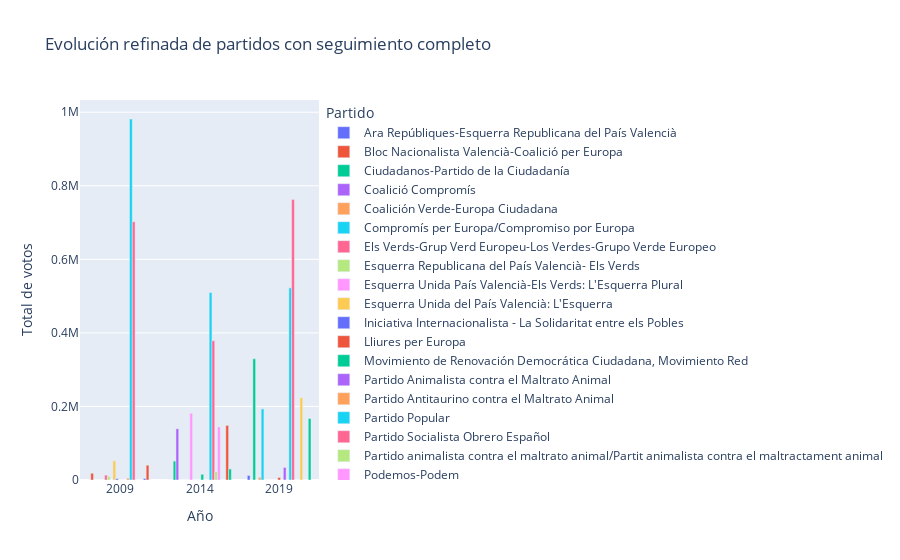

Source (notebook cell):
### Markdown cell above
Es importante destacar que el agrupamiento por  `Año` y partido político (`CANDIDATO_DESC`) en el DataFrame `df_agrupado` es crucial para obtener la evolución de los partidos. Sin embargo, hemos notado que el comportamoiento de los partidos políticos, los cuales son un gran número, es irregular, lo que dificulta una agrupación y selección de los mismos. En un principio se decidió elegir los 10 partidos más votados y hacer un seguimiento de los mismos, sin embargo, su irregularidad hace que estos en muchos casos no entren en el mismo grupo o bien desaparecen del listado por una u otra razón, o bien dejan de ser los más votados o bien desaparece la agrupación política decae a mínimos. En un principio decidimos: Si el grupo político sale del top 10, mantenerlo con los votos que alcance en su periodo de elección y si este no tiene votos, simplemente asignar 0.

### Code cell
# Graficar evolución corregida
fig = px.bar(df_long, x="Año", y="VOTOS", color="CANDIDATO_DESC",
              title="Evolución refinada de partidos con seguimiento completo",
              labels={"VOTOS": "Total de votos", "CANDIDATO_DESC": "Partido"},
              barmode="group")

fig.show()

### Figure 1 — Plotly figure (JSON) as saved in the notebook; plotly's stock layout.template omitted (floating-point values rounded to 4 significant figures)
{"data": [{"alignmentgroup": "True", "hovertemplate": "Partido=Ara Repúbliques-Esquerra Republicana del País Valencià<br>Año=%{x}<br>Total de votos=%{y}<extra></extra>", "legendgroup": "Ara Repúbliques-Esquerra Republicana del País Valencià", "marker": {"color": "#636efa", "pattern": {"shape": ""}}, "name": "Ara Repúbliques-Esquerra Republicana del País Valencià", "offsetgroup": "Ara Repúbliques-Esquerra Republicana del País Valencià", "orientation": "v", "showlegend": true, "textposition": "auto", "type": "bar", "x": [2009, 2014, 2019], "xaxis": "x", "y": [0.0, 0.0, 12360.0], "yaxis": "y"}, {"alignmentgroup": "True", "hovertemplate": "Partido=Bloc Nacionalista Valencià-Coalició per Europa<br>Año=%{x}<br>Total de votos=%{y}<extra></extra>", "legendgroup": "Bloc Nacionalista Valencià-Coalició per Europa", "marker": {"color": "#EF553B", "pattern": {"shape": ""}}, "name": "Bloc Nacionalista Valencià-Coalició per Europa", "offsetgroup": "Bloc Nacionalista Valencià-Coalició per Europa", "orientation": "v", "showlegend": true, "textposition": "auto", "type": "bar", "x": [2009, 2014, 2019], "xaxis": "x", "y": [18370.0, 0.0, 0.0], "yaxis": "y"}, {"alignmentgroup": "True", "hovertemplate": "Partido=Ciudadanos-Partido de la Ciudadanía<br>Año=%{x}<br>Total de votos=%{y}<extra></extra>", "legendgroup": "Ciudadanos-Partido de la Ciudadanía", "marker": {"color": "#00cc96", "pattern": {"shape": ""}}, "name": "Ciudadanos-Partido de la Ciudadanía", "offsetgroup": "Ciudadanos-Partido de la Ciudadanía", "orientation": "v", "showlegend": true, "textposition": "auto", "type": "bar", "x": [2009, 2014, 2019], "xaxis": "x", "y": [0.0, 51460.0, 329600.0], "yaxis": "y"}, {"alignmentgroup": "True", "hovertemplate": "Partido=Coalició Compromís<br>Año=%{x}<br>Total de votos=%{y}<extra></extra>", "legendgroup": "Coalició Compromís", "marker": {"color": "#ab63fa", "pattern": {"shape": ""}}, "name": "Coalició Compromís", "offsetgroup": "Coalició Compromís", "orientation": "v", "showlegend": true, "textposition": "auto", "type": "bar", "x": [2009, 2014, 2019], "xaxis": "x", "y": [0.0, 139300.0, 0.0], "yaxis": "y"}, {"alignmentgroup": "True", "hovertemplate": "Partido=Coalición Verde-Europa Ciudadana<br>Año=%{x}<br>Total de votos=%{y}<extra></extra>", "legendgroup": "Coalición Verde-Europa Ciudadana", "marker": {"color": "#FFA15A", "pattern": {"shape": ""}}, "name": "Coalición Verde-Europa Ciudadana", "offsetgroup": "Coalición Verde-Europa Ciudadana", "orientation": "v", "showlegend": true, "textposition": "auto", "type": "bar", "x": [2009, 2014, 2019], "xaxis": "x", "y": [0.0, 0.0, 7347.0], "yaxis": "y"}, {"alignmentgroup": "True", "hovertemplate": "Partido=Compromís per Europa/Compromiso por Europa<br>Año=%{x}<br>Total de votos=%{y}<extra></extra>", "legendgroup": "Compromís per Europa/Compromiso por Europa", "marker": {"color": "#19d3f3", "pattern": {"shape": ""}}, "name": "Compromís per Europa/Compromiso por Europa", "offsetgroup": "Compromís per Europa/Compromiso por Europa", "orientation": "v", "showlegend": true, "textposition": "auto", "type": "bar", "x": [2009, 2014, 2019], "xaxis": "x", "y": [0.0, 0.0, 193400.0], "yaxis": "y"}, {"alignmentgroup": "True", "hovertemplate": "Partido=Els Verds-Grup Verd Europeu-Los Verdes-Grupo Verde Europeo<br>Año=%{x}<br>Total de votos=%{y}<extra></extra>", "legendgroup": "Els Verds-Grup Verd Europeu-Los Verdes-Grupo Verde Europeo", "marker": {"color": "#FF6692", "pattern": {"shape": ""}}, "name": "Els Verds-Grup Verd Europeu-Los Verdes-Grupo Verde Europeo", "offsetgroup": "Els Verds-Grup Verd Europeu-Los Verdes-Grupo Verde Europeo", "orientation": "v", "showlegend": true, "textposition": "auto", "type": "bar", "x": [2009, 2014, 2019], "xaxis": "x", "y": [13210.0, 0.0, 0.0], "yaxis": "y"}, {"alignmentgroup": "True", "hovertemplate": "Partido=Esquerra Republicana del País Valencià- Els Verds<br>Año=%{x}<br>Total de votos=%{y}<extra></extra>", "legendgroup": "Esquerra Republicana del País Valencià- Els Verds", "marker": {"color": "#B6E880", "pattern": {"shape": ""}}, "name": "Esquerra Republicana del País Valencià- Els Verds", "offsetgroup": "Esquerra Republicana del País Valencià- Els Verds", "orientation": "v", "showlegend": true, "textposition": "auto", "type": "bar", "x": [2009, 2014, 2019], "xaxis": "x", "y": [9795.0, 0.0, 0.0], "yaxis": "y"}, {"alignmentgroup": "True", "hovertemplate": "Partido=Esquerra Unida País Valencià-Els Verds: L'Esquerra Plural<br>Año=%{x}<br>Total de votos=%{y}<extra></extra>", "legendgroup": "Esquerra Unida País Valencià-Els Verds: L'Esquerra Plural", "marker": {"color": "#FF97FF", "pattern": {"shape": ""}}, "name": "Esquerra Unida País Valencià-Els Verds: L'Esquerra Plural", "offsetgroup": "Esquerra Unida País Valencià-Els Verds: L'Esquerra Plural", "orientation": "v", "showlegend": true, "textposition": "auto", "type": "bar", "x": [2009, 2014, 2019], "xaxis": "x", "y": [0.0, 181500.0, 0.0], "yaxis": "y"}, {"alignmentgroup": "True", "hovertemplate": "Partido=Esquerra Unida del País Valencià: L'Esquerra<br>Año=%{x}<br>Total de votos=%{y}<extra></extra>", "legendgroup": "Esquerra Unida del País Valencià: L'Esquerra", "marker": {"color": "#FECB52", "pattern": {"shape": ""}}, "name": "Esquerra Unida del País Valencià: L'Esquerra", "offsetgroup": "Esquerra Unida del País Valencià: L'Esquerra", "orientation": "v", "showlegend": true, "textposition": "auto", "type": "bar", "x": [2009, 2014, 2019], "xaxis": "x", "y": [52110.0, 0.0, 0.0], "yaxis": "y"}, {"alignmentgroup": "True", "hovertemplate": "Partido=Iniciativa Internacionalista - La Solidaritat entre els Pobles<br>Año=%{x}<br>Total de votos=%{y}<extra></extra>", "legendgroup": "Iniciativa Internacionalista - La Solidaritat entre els Pobles", "marker": {"color": "#636efa", "pattern": {"shape": ""}}, "name": "Iniciativa Internacionalista - La Solidaritat entre els Pobles", "offsetgroup": "Iniciativa Internacionalista - La Solidaritat entre els Pobles", "orientation": "v", "showlegend": true, "textposition": "auto", "type": "bar", "x": [2009, 2014, 2019], "xaxis": "x", "y": [3590.0, 0.0, 0.0], "yaxis": "y"}, {"alignmentgroup": "True", "hovertemplate": "Partido=Lliures per Europa<br>Año=%{x}<br>Total de votos=%{y}<extra></extra>", "legendgroup": "Lliures per Europa", "marker": {"color": "#EF553B", "pattern": {"shape": ""}}, "name": "Lliures per Europa", "offsetgroup": "Lliures per Europa", "orientation": "v", "showlegend": true, "textposition": "auto", "type": "bar", "x": [2009, 2014, 2019], "xaxis": "x", "y": [0.0, 0.0, 6874.0], "yaxis": "y"}, {"alignmentgroup": "True", "hovertemplate": "Partido=Movimiento de Renovación Democrática Ciudadana, Movimiento Red<br>Año=%{x}<br>Total de votos=%{y}<extra></extra>", "legendgroup": "Movimiento de Renovación Democrática Ciudadana, Movimiento Red", "marker": {"color": "#00cc96", "pattern": {"shape": ""}}, "name": "Movimiento de Renovación Democrática Ciudadana, Movimiento Red", "offsetgroup": "Movimiento de Renovación Democrática Ciudadana, Movimiento Red", "orientation": "v", "showlegend": true, "textposition": "auto", "type": "bar", "x": [2009, 2014, 2019], "xaxis": "x", "y": [0.0, 15510.0, 0.0], "yaxis": "y"}, {"alignmentgroup": "True", "hovertemplate": "Partido=Partido Animalista contra el Maltrato Animal<br>Año=%{x}<br>Total de votos=%{y}<extra></extra>", "legendgroup": "Partido Animalista contra el Maltrato Animal", "marker": {"color": "#ab63fa", "pattern": {"shape": ""}}, "name": "Partido Animalista contra el Maltrato Animal", "offsetgroup": "Partido Animalista contra el Maltrato Animal", "orientation": "v", "showlegend": true, "textposition": "auto", "type": "bar", "x": [2009, 2014, 2019], "xaxis": "x", "y": [0.0, 0.0, 34190.0], "yaxis": "y"}, {"alignmentgroup": "True", "hovertemplate": "Partido=Partido Antitaurino contra el Maltrato Animal<br>Año=%{x}<br>Total de votos=%{y}<extra></extra>", "legendgroup": "Partido Antitaurino contra el Maltrato Animal", "marker": {"color": "#FFA15A", "pattern": {"shape": ""}}, "name": "Partido Antitaurino contra el Maltrato Animal", "offsetgroup": "Partido Antitaurino contra el Maltrato Animal", "orientation": "v", "showlegend": true, "textposition": "auto", "type": "bar", "x": [2009, 2014, 2019], "xaxis": "x", "y": [4933.0, 0.0, 0.0], "yaxis": "y"}, {"alignmentgroup": "True", "hovertemplate": "Partido=Partido Popular<br>Año=%{x}<br>Total de votos=%{y}<extra></extra>", "legendgroup": "Partido Popular", "marker": {"color": "#19d3f3", "pattern": {"shape": ""}}, "name": "Partido Popular", "offsetgroup": "Partido Popular", "orientation": "v", "showlegend": true, "textposition": "auto", "type": "bar", "x": [2009, 2014, 2019], "xaxis": "x", "y": [981600.0, 509700.0, 522400.0], "yaxis": "y"}, {"alignmentgroup": "True", "hovertemplate": "Partido=Partido Socialista Obrero Español<br>Año=%{x}<br>Total de votos=%{y}<extra></extra>", "legendgroup": "Partido Socialista Obrero Español", "marker": {"color": "#FF6692", "pattern": {"shape": ""}}, "name": "Partido Socialista Obrero Español", "offsetgroup": "Partido Socialista Obrero Español", "orientation": "v", "showlegend": true, "textposition": "auto", "type": "bar", "x": [2009, 2014, 2019], "xaxis": "x", "y": [702200.0, 378700.0, 762400.0], "yaxis": "y"}, {"alignmentgroup": "True", "hovertemplate": "Partido=Partido animalista contra el maltrato animal/Partit animalista contra el maltractament animal<br>Año=%{x}<br>Total de votos=%{y}<extra></extra>", "legendgroup": "Partido animalista contra el maltrato animal/Partit animalista contra el maltractament animal", "marker": {"color": "#B6E880", "pattern": {"shape": ""}}, "name": "Partido animalista contra el maltrato animal/Partit animalista contra el maltractament animal", "offsetgroup": "Partido animalista contra el maltrato animal/Partit animalista contra el maltractament animal", "orientation": "v", "showlegend": true, "textposition": "auto", "type": "bar", "x": [2009, 2014, 2019], "xaxis": "x", "y": [0.0, 22870.0, 0.0], "yaxis": "y"}, {"alignmentgroup": "True", "hovertemplate": "Partido=Podemos-Podem<br>Año=%{x}<br>Total de votos=%{y}<extra></extra>", "legendgroup": "Podemos-Podem", "marker": {"color": "#FF97FF", "pattern": {"shape": ""}}, "name": "Podemos-Podem", "offsetgroup": "Podemos-Podem", "orientation": "v", "showlegend": true, "textposition": "auto", "type": "bar", "x": [2009, 2014, 2019], "xaxis": "x", "y": [0.0, 144300.0, 0.0], "yaxis": "y"}, {"alignmentgroup": "True", "hovertemplate": "Partido=Unidas Podemos cambiar Europa/Unides Podem canviar Europa<br>Año=%{x}<br>Total de votos=%{y}<extra></extra>", "legendgroup": "Unidas Podemos cambiar Europa/Unides Podem canviar Europa", "marker": {"color": "#FECB52", "pattern": {"shape": ""}}, "name": "Unidas Podemos cambiar Europa/Unides Podem canviar Europa", "offsetgroup": "Unidas Podemos cambiar Europa/Unides Podem canviar Europa", "orientation": "v", "showlegend": true, "textposition": "auto", "type": "bar", "x": [2009, 2014, 2019], "xaxis": "x", "y": [0.0, 0.0, 223700.0], "yaxis": "y"}, {"alignmentgroup": "True", "hovertemplate": "Partido=Unió Valenciana<br>Año=%{x}<br>Total de votos=%{y}<extra></extra>", "legendgroup": "Unió Valenciana", "marker": {"color": "#636efa", "pattern": {"shape": ""}}, "name": "Unió Valenciana", "offsetgroup": "Unió Valenciana", "orientation": "v", "showlegend": true, "textposition": "auto", "type": "bar", "x": [2009, 2014, 2019], "xaxis": "x", "y": [4269.0, 0.0, 0.0], "yaxis": "y"}, {"alignmentgroup": "True", "hovertemplate": "Partido=Unión Progreso y Democracia<br>Año=%{x}<br>Total de votos=%{y}<extra></extra>", "legendgroup": "Unión Progreso y Democracia", "marker": {"color": "#EF553B", "pattern": {"shape": ""}}, "name": "Unión Progreso y Democracia", "offsetgroup": "Unión Progreso y Democracia", "orientation": "v", "showlegend": true, "textposition": "auto", "type": "bar", "x": [2009, 2014, 2019], "xaxis": "x", "y": [40220.0, 148400.0, 0.0], "yaxis": "y"}, {"alignmentgroup": "True", "hovertemplate": "Partido=VOX<br>Año=%{x}<br>Total de votos=%{y}<extra></extra>", "legendgroup": "VOX", "marker": {"color": "#00cc96", "pattern": {"shape": ""}}, "name": "VOX", "offsetgroup": "VOX", "orientation": "v", "showlegend": true, "textposition": "auto", "type": "bar", "x": [2009, 2014, 2019], "xaxis": "x", "y": [0.0, 30030.0, 167100.0], "yaxis": "y"}], "layout": {"barmode": "group", "legend": {"title": {"text": "Partido"}, "tracegroupgap": 0}, "title": {"text": "Evolución refinada de partidos con seguimiento completo"}, "xaxis": {"anchor": "y", "domain": [0, 1], "title": {"text": "Año"}}, "yaxis": {"anchor": "x", "domain": [0, 1], "title": {"text": "Total de votos"}}}}
